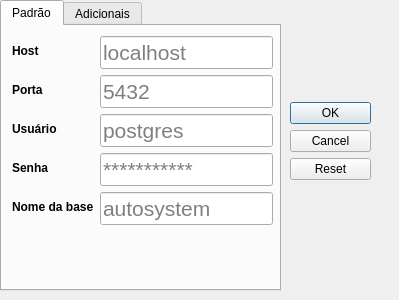
<?xml version="1.0" encoding="UTF-8"?>
<ui version="4.0">
 <class>Dialog</class>
 <widget class="QDialog" name="Dialog">
  <property name="windowModality">
   <enum>Qt::WindowModal</enum>
  </property>
  <property name="geometry">
   <rect>
    <x>0</x>
    <y>0</y>
    <width>399</width>
    <height>300</height>
   </rect>
  </property>
  <property name="windowTitle">
   <string>Configurações locais</string>
  </property>
  <property name="modal">
   <bool>true</bool>
  </property>
  <widget class="QDialogButtonBox" name="buttonBox">
   <property name="geometry">
    <rect>
     <x>290</x>
     <y>20</y>
     <width>81</width>
     <height>241</height>
    </rect>
   </property>
   <property name="layoutDirection">
    <enum>Qt::LeftToRight</enum>
   </property>
   <property name="orientation">
    <enum>Qt::Vertical</enum>
   </property>
   <property name="standardButtons">
    <set>QDialogButtonBox::Cancel|QDialogButtonBox::Ok|QDialogButtonBox::Reset</set>
   </property>
   <property name="centerButtons">
    <bool>true</bool>
   </property>
  </widget>
  <widget class="QTabWidget" name="tabWidget">
   <property name="geometry">
    <rect>
     <x>0</x>
     <y>0</y>
     <width>281</width>
     <height>291</height>
    </rect>
   </property>
   <property name="currentIndex">
    <number>0</number>
   </property>
   <widget class="QWidget" name="tab">
    <attribute name="title">
     <string>Padrão</string>
    </attribute>
    <widget class="QWidget" name="formLayoutWidget">
     <property name="geometry">
      <rect>
       <x>10</x>
       <y>10</y>
       <width>261</width>
       <height>354</height>
      </rect>
     </property>
     <layout class="QFormLayout" name="formLayout">
      <property name="sizeConstraint">
       <enum>QLayout::SetDefaultConstraint</enum>
      </property>
      <item row="0" column="0">
       <widget class="QLabel" name="label">
        <property name="sizePolicy">
         <sizepolicy hsizetype="Preferred" vsizetype="Maximum">
          <horstretch>0</horstretch>
          <verstretch>0</verstretch>
         </sizepolicy>
        </property>
        <property name="minimumSize">
         <size>
          <width>0</width>
          <height>20</height>
         </size>
        </property>
        <property name="maximumSize">
         <size>
          <width>16777215</width>
          <height>30</height>
         </size>
        </property>
        <property name="baseSize">
         <size>
          <width>0</width>
          <height>20</height>
         </size>
        </property>
        <property name="font">
         <font>
          <weight>75</weight>
          <bold>true</bold>
         </font>
        </property>
        <property name="inputMethodHints">
         <set>Qt::ImhNone</set>
        </property>
        <property name="text">
         <string>Host</string>
        </property>
       </widget>
      </item>
      <item row="2" column="0">
       <widget class="QLabel" name="label_2">
        <property name="sizePolicy">
         <sizepolicy hsizetype="Preferred" vsizetype="Maximum">
          <horstretch>0</horstretch>
          <verstretch>0</verstretch>
         </sizepolicy>
        </property>
        <property name="minimumSize">
         <size>
          <width>0</width>
          <height>20</height>
         </size>
        </property>
        <property name="maximumSize">
         <size>
          <width>16777215</width>
          <height>30</height>
         </size>
        </property>
        <property name="baseSize">
         <size>
          <width>0</width>
          <height>20</height>
         </size>
        </property>
        <property name="font">
         <font>
          <weight>75</weight>
          <bold>true</bold>
         </font>
        </property>
        <property name="inputMethodHints">
         <set>Qt::ImhNone</set>
        </property>
        <property name="text">
         <string>Usuário</string>
        </property>
       </widget>
      </item>
      <item row="4" column="0">
       <widget class="QLabel" name="label_3">
        <property name="sizePolicy">
         <sizepolicy hsizetype="Preferred" vsizetype="Maximum">
          <horstretch>0</horstretch>
          <verstretch>0</verstretch>
         </sizepolicy>
        </property>
        <property name="minimumSize">
         <size>
          <width>0</width>
          <height>20</height>
         </size>
        </property>
        <property name="maximumSize">
         <size>
          <width>16777215</width>
          <height>30</height>
         </size>
        </property>
        <property name="baseSize">
         <size>
          <width>0</width>
          <height>20</height>
         </size>
        </property>
        <property name="font">
         <font>
          <weight>75</weight>
          <bold>true</bold>
         </font>
        </property>
        <property name="inputMethodHints">
         <set>Qt::ImhNone</set>
        </property>
        <property name="text">
         <string>Nome da base</string>
        </property>
       </widget>
      </item>
      <item row="3" column="0">
       <widget class="QLabel" name="label_4">
        <property name="sizePolicy">
         <sizepolicy hsizetype="Preferred" vsizetype="Maximum">
          <horstretch>0</horstretch>
          <verstretch>0</verstretch>
         </sizepolicy>
        </property>
        <property name="minimumSize">
         <size>
          <width>0</width>
          <height>20</height>
         </size>
        </property>
        <property name="maximumSize">
         <size>
          <width>16777215</width>
          <height>30</height>
         </size>
        </property>
        <property name="baseSize">
         <size>
          <width>0</width>
          <height>20</height>
         </size>
        </property>
        <property name="font">
         <font>
          <weight>75</weight>
          <bold>true</bold>
         </font>
        </property>
        <property name="inputMethodHints">
         <set>Qt::ImhNone</set>
        </property>
        <property name="text">
         <string>Senha</string>
        </property>
       </widget>
      </item>
      <item row="1" column="0">
       <widget class="QLabel" name="label_5">
        <property name="sizePolicy">
         <sizepolicy hsizetype="Preferred" vsizetype="Maximum">
          <horstretch>0</horstretch>
          <verstretch>0</verstretch>
         </sizepolicy>
        </property>
        <property name="minimumSize">
         <size>
          <width>0</width>
          <height>20</height>
         </size>
        </property>
        <property name="maximumSize">
         <size>
          <width>16777215</width>
          <height>30</height>
         </size>
        </property>
        <property name="baseSize">
         <size>
          <width>0</width>
          <height>20</height>
         </size>
        </property>
        <property name="font">
         <font>
          <weight>75</weight>
          <bold>true</bold>
         </font>
        </property>
        <property name="inputMethodHints">
         <set>Qt::ImhNone</set>
        </property>
        <property name="text">
         <string>Porta</string>
        </property>
       </widget>
      </item>
      <item row="0" column="1">
       <widget class="QLineEdit" name="textHost">
        <property name="font">
         <font>
          <pointsize>16</pointsize>
         </font>
        </property>
        <property name="styleSheet">
         <string notr="true">border-color: rgb(0, 0, 0);
</string>
        </property>
        <property name="placeholderText">
         <string>localhost</string>
        </property>
       </widget>
      </item>
      <item row="1" column="1">
       <widget class="QLineEdit" name="textPort">
        <property name="font">
         <font>
          <pointsize>16</pointsize>
         </font>
        </property>
        <property name="styleSheet">
         <string notr="true">border-color: rgb(0, 0, 0);
</string>
        </property>
        <property name="placeholderText">
         <string>5432</string>
        </property>
       </widget>
      </item>
      <item row="2" column="1">
       <widget class="QLineEdit" name="textUser">
        <property name="font">
         <font>
          <pointsize>16</pointsize>
         </font>
        </property>
        <property name="styleSheet">
         <string notr="true">border-color: rgb(0, 0, 0);
</string>
        </property>
        <property name="placeholderText">
         <string>postgres</string>
        </property>
       </widget>
      </item>
      <item row="3" column="1">
       <widget class="QLineEdit" name="textPassword">
        <property name="font">
         <font>
          <pointsize>16</pointsize>
         </font>
        </property>
        <property name="styleSheet">
         <string notr="true">border-color: rgb(0, 0, 0);
</string>
        </property>
        <property name="echoMode">
         <enum>QLineEdit::Password</enum>
        </property>
        <property name="placeholderText">
         <string>***********</string>
        </property>
       </widget>
      </item>
      <item row="4" column="1">
       <widget class="QLineEdit" name="textName">
        <property name="font">
         <font>
          <pointsize>16</pointsize>
         </font>
        </property>
        <property name="styleSheet">
         <string notr="true">border-color: rgb(0, 0, 0);
</string>
        </property>
        <property name="placeholderText">
         <string>autosystem</string>
        </property>
       </widget>
      </item>
     </layout>
    </widget>
   </widget>
   <widget class="QWidget" name="tab_2">
    <attribute name="title">
     <string>Adicionais</string>
    </attribute>
    <widget class="QTableView" name="tableConfig">
     <property name="geometry">
      <rect>
       <x>0</x>
       <y>0</y>
       <width>281</width>
       <height>271</height>
      </rect>
     </property>
     <property name="font">
      <font>
       <pointsize>14</pointsize>
       <weight>75</weight>
       <bold>true</bold>
      </font>
     </property>
    </widget>
   </widget>
  </widget>
 </widget>
 <resources/>
 <connections>
  <connection>
   <sender>buttonBox</sender>
   <signal>accepted()</signal>
   <receiver>Dialog</receiver>
   <slot>accept()</slot>
   <hints>
    <hint type="sourcelabel">
     <x>248</x>
     <y>254</y>
    </hint>
    <hint type="destinationlabel">
     <x>157</x>
     <y>274</y>
    </hint>
   </hints>
  </connection>
  <connection>
   <sender>buttonBox</sender>
   <signal>rejected()</signal>
   <receiver>Dialog</receiver>
   <slot>reject()</slot>
   <hints>
    <hint type="sourcelabel">
     <x>316</x>
     <y>260</y>
    </hint>
    <hint type="destinationlabel">
     <x>286</x>
     <y>274</y>
    </hint>
   </hints>
  </connection>
 </connections>
</ui>
